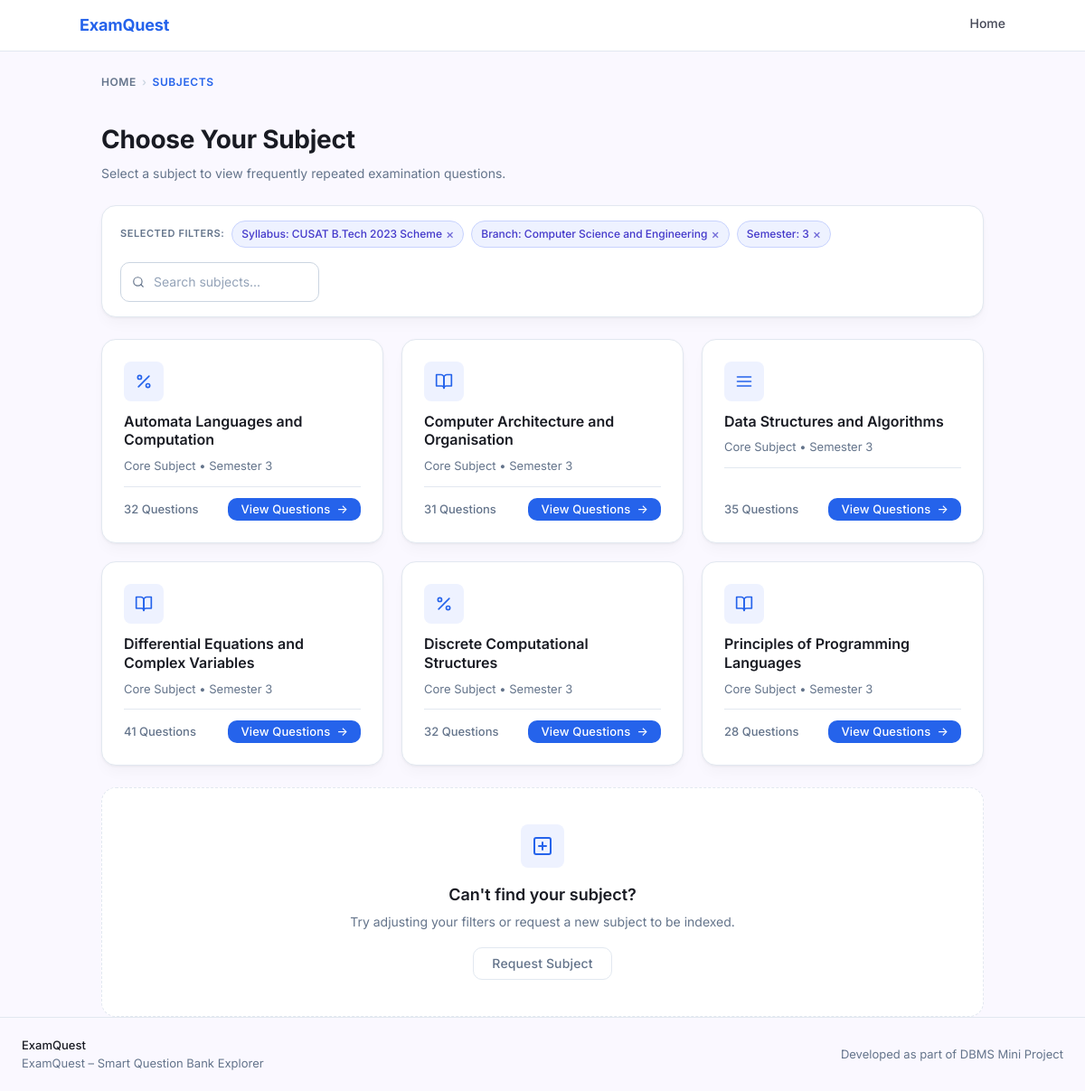
Page /subject.php?syllabus_id=1&branch_id=2&semester=3 on the committed database.
### tables this page shows
CREATE TABLE syllabus (
    syllabus_id     INT AUTO_INCREMENT PRIMARY KEY,
    regulation_year VARCHAR(100) NOT NULL
);

CREATE TABLE branch (
    branch_id   INT AUTO_INCREMENT PRIMARY KEY,
    branch_name VARCHAR(100) NOT NULL
);

CREATE TABLE subject (
    subject_id   INT AUTO_INCREMENT PRIMARY KEY,
    subject_name VARCHAR(200) NOT NULL,
    semester     VARCHAR(10)  NOT NULL,
    subject_type VARCHAR(50)  NOT NULL DEFAULT 'Core Subject',
    syllabus_id  INT NOT NULL,
    branch_id    INT NOT NULL,
    UNIQUE KEY uq_subject (subject_name(150), semester, syllabus_id, branch_id),
    FOREIGN KEY (syllabus_id) REFERENCES syllabus(syllabus_id) ON DELETE CASCADE,
    FOREIGN KEY (branch_id)   REFERENCES branch(branch_id)     ON DELETE CASCADE
);

### subject.php (the view, shortened to what this page needs)
<?php
require_once 'db.php';
$syllabus_id = intval($_GET['syllabus_id'] ?? 0);
$branch_id   = intval($_GET['branch_id']   ?? 0);
$semester    = trim($_GET['semester']       ?? '');
$stmt = $conn->prepare('SELECT regulation_year FROM syllabus WHERE syllabus_id = ?');
$stmt->bind_param('i', $syllabus_id);
$stmt->execute();
$syllabus_label = $stmt->get_result()->fetch_assoc()['regulation_year'] ?? 'Unknown';
$stmt = $conn->prepare('SELECT branch_name FROM branch WHERE branch_id = ?');
$stmt->bind_param('i', $branch_id);
$stmt->execute();
$branch_label = $stmt->get_result()->fetch_assoc()['branch_name'] ?? 'Unknown';
$stmt = $conn->prepare('
    SELECT s.subject_id, s.subject_name, s.semester, s.subject_type,
           COUNT(q.question_id) AS question_count
    FROM subject s
    LEFT JOIN questions q ON q.subject_id = s.subject_id
    WHERE s.syllabus_id = ? AND s.branch_id = ? AND s.semester = ?
    GROUP BY s.subject_id
    ORDER BY s.subject_name ASC
');
$stmt->bind_param('iis', $syllabus_id, $branch_id, $semester);
$stmt->execute();
$subjects_result = $stmt->get_result();
$subjects = [];
while ($row = $subjects_result->fetch_assoc()) {
    $subjects[] = $row;
}
function getSubjectIconSvg(string $name): string {
    $n = strtolower($name);
    if (str_contains($n, 'formal') || str_contains($n, 'automata') || str_contains($n, 'discrete') || str_contains($n, 'math')) {
        return '<svg xmlns="http://www.w3.org/2000/svg" viewBox="0 0 24 24" fill="none" stroke="currentColor" stroke-width="2" stroke-linecap="round" stroke-linejoin="round"><line x1="19" y1="5" x2="5" y2="19"/><circle cx="6.5" cy="6.5" r="2.5"/><circle cx="17.5" cy="17.5" r="2.5"/></svg>';
    }
    if (str_contains($n, 'data structure') || str_contains($n, 'algorithm')) {
        return '<svg xmlns="http://www.w3.org/2000/svg" viewBox="0 0 24 24" fill="none" stroke="currentColor" stroke-width="2" stroke-linecap="round" stroke-linejoin="round"><line x1="3" y1="12" x2="21" y2="12"/><line x1="3" y1="6" x2="21" y2="6"/><line x1="3" y1="18" x2="21" y2="18"/></svg>';
    }
    return '<svg xmlns="http://www.w3.org/2000/svg" viewBox="0 0 24 24" fill="none" stroke="currentColor" stroke-width="2" stroke-linecap="round" stroke-linejoin="round"><path d="M2 3h6a4 4 0 0 1 4 4v14a3 3 0 0 0-3-3H2z"/><path d="M22 3h-6a4 4 0 0 0-4 4v14a3 3 0 0 1 3-3h7z"/></svg>';
}
?>
<!DOCTYPE html>
<html lang="en">
<head>
    <link rel="stylesheet" href="style.css">
</head>
<body>
<nav class="nav">
    <div class="nav__inner">
        <a href="index.php" class="nav__brand">ExamQuest</a>
        <div class="nav__links">
            <a href="index.php">Home</a>
        </div>
    </div>
</nav>
<main>
    <div class="container">
        <nav class="breadcrumb" aria-label="Breadcrumb">
            <a href="index.php">Home</a>
            <span class="breadcrumb__sep">›</span>
            <span class="breadcrumb__current">Subjects</span>
        </nav>
        <div class="subjects-header">
            <h1>Choose Your Subject</h1>
            <p>Select a subject to view frequently repeated examination questions.</p>
        </div>
        <div class="card filter-bar" style="padding:16px 20px;">
            <div class="filter-bar__left">
                <span class="filter-bar__label">Selected Filters:</span>
                <span class="chip">
                    Syllabus: <?= htmlspecialchars($syllabus_label, ENT_QUOTES, 'UTF-8') ?>
                    <a href="index.php" title="Change syllabus">×</a>
                </span>
                <span class="chip">
                    Branch: <?= htmlspecialchars($branch_label, ENT_QUOTES, 'UTF-8') ?>
                    <a href="index.php" title="Change branch">×</a>
                </span>
                <span class="chip">
                    Semester: <?= htmlspecialchars($semester, ENT_QUOTES, 'UTF-8') ?>
                    <a href="index.php" title="Change semester">×</a>
                </span>
            </div>
            <div class="filter-bar__right">
                <input type="text"
                       id="subjectSearch"
                       class="input input--search"
                       placeholder="Search subjects..."
                       style="width:220px;"
                       aria-label="Search subjects">
            </div>
        </div>
        <?php if (empty($subjects)): ?>
        <div style="text-align:center;padding:60px 24px;color:var(--color-secondary-text);">
            <p style="font-size:16px;margin-bottom:8px;">No subjects available for the selected filters.</p>
            <p style="font-size:14px;">Try going back and selecting a different combination.</p>
            <a href="index.php" class="btn btn--primary" style="margin-top:16px;">← Back to Home</a>
        </div>
        <?php else: ?>
        <div class="subject-grid" id="subjectGrid">
            <?php foreach ($subjects as $subj): ?>
            <div class="card subject-card" data-name="<?= htmlspecialchars(strtolower($subj['subject_name']), ENT_QUOTES, 'UTF-8') ?>">
                <div class="subject-card__icon">
                    <?= getSubjectIconSvg($subj['subject_name']) ?>
                </div>
                <h3 class="subject-card__name"><?= htmlspecialchars($subj['subject_name'], ENT_QUOTES, 'UTF-8') ?></h3>
                <p class="subject-card__meta">
                    <?= htmlspecialchars($subj['subject_type'], ENT_QUOTES, 'UTF-8') ?>
                    &bull; Semester <?= htmlspecialchars($subj['semester'], ENT_QUOTES, 'UTF-8') ?>
                </p>
                <div class="subject-card__divider"></div>
                <div class="subject-card__footer">
                    <span class="subject-card__count"><?= intval($subj['question_count']) ?> Questions</span>
                    <a href="questions.php?subject_id=<?= $subj['subject_id'] ?>&syllabus_id=<?= $syllabus_id ?>&branch_id=<?= $branch_id ?>&semester=<?= urlencode($semester) ?>"
                       class="btn btn--primary btn--sm">
                        View Questions &nbsp;→
                    </a>
                </div>
            </div>
            <?php endforeach; ?>
        </div>
        <?php endif; ?>
        <div class="card card--dashed empty-state">
            <div class="empty-state__icon">
                <svg xmlns="http://www.w3.org/2000/svg" viewBox="0 0 24 24" fill="none" stroke="currentColor" stroke-width="2" stroke-linecap="round" stroke-linejoin="round"><rect x="3" y="3" width="18" height="18" rx="2"/><line x1="12" y1="8" x2="12" y2="16"/><line x1="8" y1="12" x2="16" y2="12"/></svg>
            </div>
            <h3>Can't find your subject?</h3>
            <p>Try adjusting your filters or request a new subject to be indexed.</p>
            <a href="index.php" class="btn btn--outline">Request Subject</a>
        </div>
    </div>
</main>
<footer class="footer">
    <div>
        <div class="footer__brand">ExamQuest</div>
        <div class="footer__tagline">ExamQuest – Smart Question Bank Explorer</div>
    </div>
    <div class="footer__tagline">Developed as part of DBMS Mini Project</div>
</footer>
</body>
</html>

### rows in the picture
syllabus: regulation_year "CUSAT B.Tech 2023 Scheme"
branch: branch_name "Computer Science and Engineering"
subject: subject_name "Automata Languages and Computation", subject_type "Core Subject", semester "3", question_count "32"
subject: subject_name "Computer Architecture and Organisation", subject_type "Core Subject", semester "3", question_count "31"
subject: subject_name "Data Structures and Algorithms", subject_type "Core Subject", semester "3", question_count "35"
subject: subject_name "Differential Equations and Complex Variables", subject_type "Core Subject", semester "3", question_count "41"
subject: subject_name "Discrete Computational Structures", subject_type "Core Subject", semester "3", question_count "32"
subject: subject_name "Principles of Programming Languages", subject_type "Core Subject", semester "3", question_count "28"

### other values in the picture
$semester "3"
